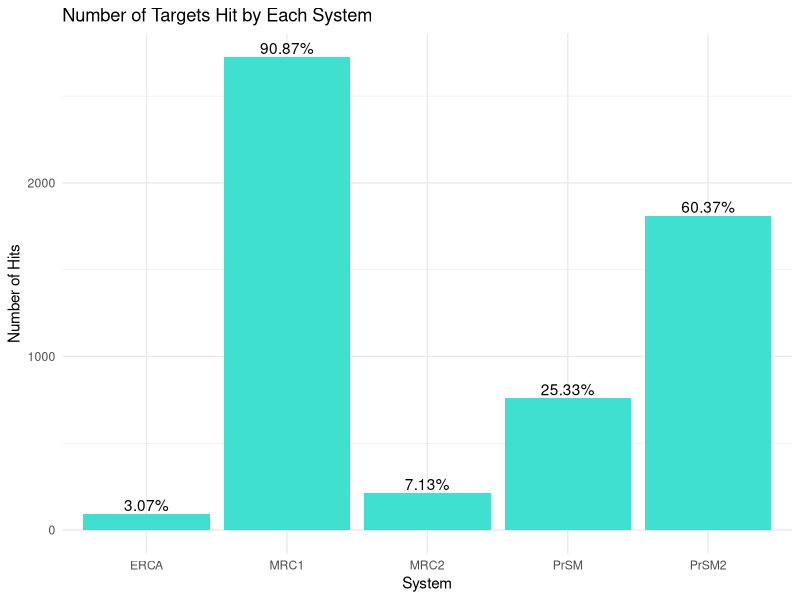

Reproduce this figure in R.
## ---- chunk 1
knitr::opts_chunk$set(echo = FALSE)
#ERCA

# Set the seed to ensure reproducibility 
set.seed(12345)

# Generate random numbers
Range_accuracy <- runif(1, 0, 1)
Effectiveness_anti_personnel_anti_materiel <- runif(1, 0, 1)
Time_to_reload_fire_again <- runif(1, 0, 1)

# Calculate the performance
performanceERCA <- (Range_accuracy * 0.9) + (Effectiveness_anti_personnel_anti_materiel * 0.9) + (Time_to_reload_fire_again * 0.8)

# Print the results
print(paste("The performance of the Extended Range Cannon Artillery (ERCA) with a range of 70km is:", performanceERCA))



# Set the seed to ensure reproducibility 
set.seed(5)

# Generate random numbers
Range_accuracy <- runif(1, 0, 1)
Effectiveness_anti_personnel_anti_materiel <- runif(1, 0, 1)
Time_to_reload_fire_again <- runif(1, 0, 1)

# Calculate the performance
performancePRSM <- (Range_accuracy * 0.8) + (Effectiveness_anti_personnel_anti_materiel * 0.8) + (Time_to_reload_fire_again * 0.8)

# Print the results
print(paste("The performance of the Precision Strike Missile (PrSM) is:", performancePRSM))


# Set the seed to ensure reproducibility 
set.seed(5)

# Generate random numbers
Range_accuracy <- runif(1, 0, 1)
Effectiveness_anti_personnel_anti_materiel <- runif(1, 0, 1)
Time_to_reload_fire_again <- runif(1, 0, 1)

# Calculate the performance
performancePRSM2 <- (Range_accuracy * 0.9) + (Effectiveness_anti_personnel_anti_materiel * 0.8) + (Time_to_reload_fire_again * 0.7)

# Print the results
print(paste("The performance of the Precision Strike Missile (PrSM2) is:", performancePRSM2))


# Set the seed to ensure reproducibility 
set.seed(5)

# Generate random numbers
Range_accuracy <- runif(1, 0, 1)
Effectiveness_anti_personnel_anti_materiel <- runif(1, 0, 1)
Time_to_reload_fire_again <- runif(1, 0, 1)

# Calculate the performance
performanceMRC1 <- (Range_accuracy * 0.8) + (Effectiveness_anti_personnel_anti_materiel * 0.8) + (Time_to_reload_fire_again * 0.1)

# Print the results
print(paste("The performance of the Tomahawk missile systems (MRC1) is:", performanceMRC1))

# Set the seed to ensure reproducibility 
set.seed(5)

# Generate random numbers
Range_accuracy <- runif(1, 0, 1)
Effectiveness_anti_personnel_anti_materiel <- runif(1, 0, 1)
Time_to_reload_fire_again <- runif(1, 0, 1)

# Calculate the performance
performanceMRC2 <- (Range_accuracy * 0.8) + (Effectiveness_anti_personnel_anti_materiel * 0.8) + (Time_to_reload_fire_again * 0.7)

# Print the results
print(paste("The performance of the Tomahawk missile systems (MRC2) is:", performanceMRC2))

# Set the seed to ensure reproducibility 
set.seed(5)

# Generate random numbers
PrSM <- runif(1, 0, performancePRSM)
PrSM2 <- runif(1, 0, performancePRSM2)
MRC1 <- runif(1, 0, performanceMRC1)
MRC2 <- runif(1, 0, performanceMRC2)
ERCA <- runif(1, 0, performanceERCA)

PrSM_accuracy <- PrSM / .01
PrSM2_accuracy <- PrSM2 / .01
MRC1_accuracy <- MRC1 / .01
MRC2_accuracy <- MRC2 / .01
ERCA_accuracy <- ERCA / .01

# Print the results 
print(paste("The accuracy of PrSM is:", PrSM_accuracy))
print(paste("The accuracy of PrSM2 is:", PrSM2_accuracy))
print(paste("The accuracy of MRC1 is:", MRC1_accuracy))
print(paste("The accuracy of MRC2 is:",
MRC2_accuracy))
print(paste("The accuracy of ERCA is:", ERCA_accuracy))
## ---- chunk 2
#Calculate the number of targets each system will hit giving 2 thousand random targets located less than 2000km in the range given .05 performance for each system and 0.4 accuracies for each system
#PrSM Max range is 500.
#PrSM2 Max range is 1200.
#MRC1 Max range is 1800.
#MRC2 Max range is 150.
#ERCA max range is 70.
#Get the total number of targets hit for each system# Set the seed to ensure reproducibility 
set.seed(123)

# Generate random numbers
PrSM <- runif(3000, 0, 2000)
PrSM2 <- runif(3000, 0, 2000)
MRC1 <- runif(3000, 0, 2000)
MRC2 <- runif(3000, 0, 2000)
ERCA <- runif(3000, 0, 2000)


# Calculate the number of targets each system will hit 2 rounds per target
PrSM_hits <- sum(PrSM_accuracy & PrSM <= 500) 
PrSM2_hits <- sum(PrSM2_accuracy & PrSM2 <= 1200) 
MRC1_hits <- sum(MRC1_accuracy  & MRC1<= 1800) 
MRC2_hits <- sum(MRC2_accuracy & MRC2 <= 150) 
ERCA_hits <- sum(ERCA_accuracy  & ERCA <= 70)

# Print the results 
print(paste("The number of targets hit by PrSM is:", PrSM_hits))
print(paste("The number of targets hit by PrSM2 is:", PrSM2_hits))
print(paste("The number of targets hit by MRC1 is:", MRC1_hits))
print(paste("The number of targets hit by MRC2 is:", MRC2_hits))
print(paste("The number of targets hit by ERCA is:", ERCA_hits))

# Calculate the total hit of all systems combined
total_hits <- 3000

# Calculate the percentage of each system
PrSM_percentage <- PrSM_hits / total_hits * 100
PrSM2_percentage <- PrSM2_hits / total_hits * 100
MRC1_percentage <- MRC1_hits / total_hits * 100
MRC2_percentage <- MRC2_hits / total_hits * 100
ERCA_percentage <- ERCA_hits / total_hits * 100

# Print the results 

print(paste("The total hit of all systems combined is:", total_hits))
print(paste("The percentage of targetshit by PrSM is:", PrSM_percentage))
print(paste("The percentage of targets hit by PrSM2 is:", PrSM2_percentage))
print(paste("The percentage of targets hit by MRC1 is:", MRC1_percentage))
print(paste("The percentage of targets hit by MRC2 is:", MRC2_percentage))
print(paste("The percentage of targets hit by ERCA is:", ERCA_percentage))

library(ggplot2)

# Data frame
df <- data.frame(System = c("PrSM", "PrSM2", "MRC1", "MRC2", "ERCA"),
                 Hits = c(PrSM_hits, PrSM2_hits, MRC1_hits, MRC2_hits, ERCA_hits),
                 Percentage = c(PrSM_percentage, PrSM2_percentage, MRC1_percentage, MRC2_percentage, ERCA_percentage))

# Plot
ggplot(df, aes(x = System, y = Hits)) +
  geom_bar(stat = "identity", fill = "turquoise") +
  geom_text(aes(label=paste0(round(Percentage,2), "%")), color="black", position = position_dodge(width=0.9), vjust=-0.25) +
  labs(title = "Number of Targets Hit by Each System",
       y = "Number of Hits") +
  theme_minimal()

## ---- chunk 3



